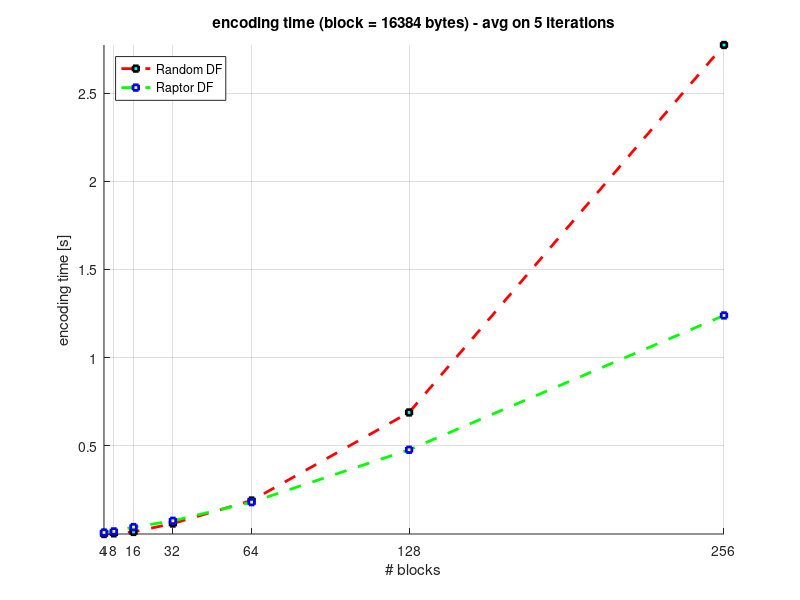
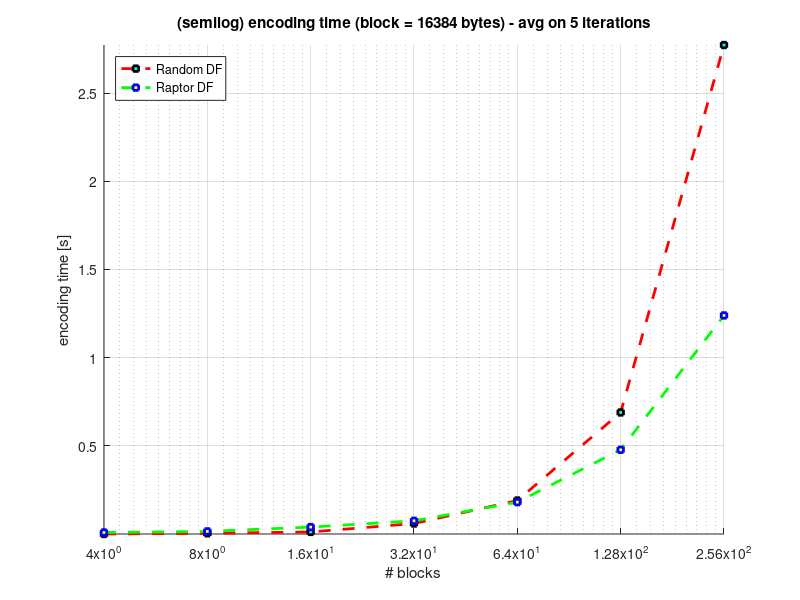
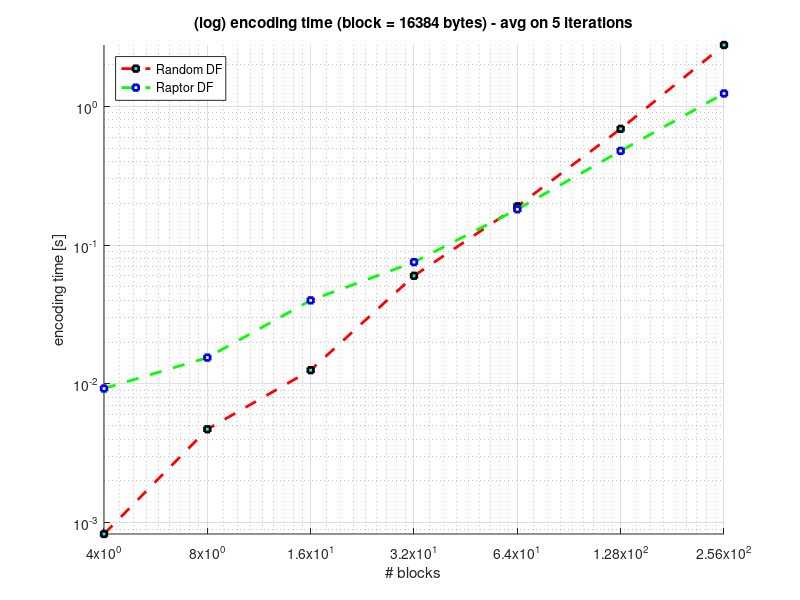
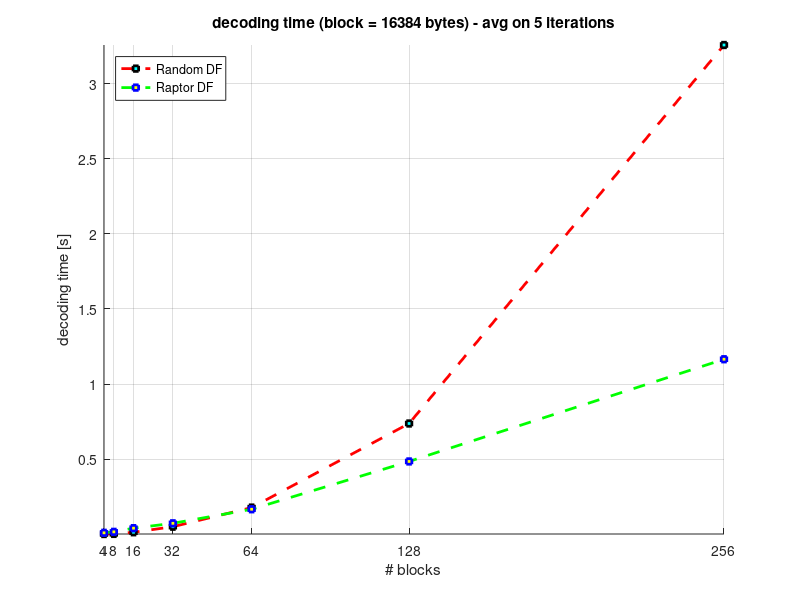

Write MATLAB code to recreate these figures, in order.
        piecesize = [65536, 131072, 262144, 524288, 1048576, 2097152, 4194304];
        blocks = [4, 8, 16, 32, 64, 128, 256];
        
        t_enc_mean_rdf = [0.00082858630589076451, 0.004714500802194971, 0.012564250098334418, 0.060180049897373536, 0.19052213422068348, 0.68975104479826699, 2.7723248886048402];
        t_enc_mean_raptor = [0.0092666943868001291, 0.015477557563929942, 0.040024228501164057, 0.075517690882963298, 0.18141831520276192, 0.47814249920148405, 1.2394944701646955];
        t_dec_mean_rdf = [0.0021428448813302177, 0.0029042728945740267, 0.013684648937649197, 0.050749064171802985, 0.17799399433713972, 0.73768683475614938, 3.2573526099179873];
        t_dec_mean_raptor = [0.0099999268849690747, 0.016396771722184473, 0.040937121148202929, 0.073270550896139708, 0.1668306549001129, 0.48508977281528354, 1.1654448834280529];
        ovh_mean_rdf = [15.0, 25.0, 10.0, 5.0, 1.5625, 0.9375, 1.015625];
        ovh_mean_raptor = [20.0, 37.5, 8.75, 1.25, 1.25, 0.78125, 0.546875];
        ovh_mean_rr = [65.0, 115.0, 133.75, 138.125, 230.3125, 287.1875, 315.46875];
        
        figure
        hold on
        plot(blocks,t_enc_mean_rdf,'--rs','LineWidth',2,'MarkerEdgeColor','k','MarkerFaceColor','c','MarkerSize',4)
        plot(blocks,t_enc_mean_raptor,'--gs','LineWidth',2,'MarkerEdgeColor','b','MarkerFaceColor','y','MarkerSize',4)
        set(gca,'XTick',blocks)   
        ylabel('encoding time [s]')
        xlabel('# blocks')
        title('encoding time (block = 16384 bytes) - avg on 5 iterations')
        h = legend('Random DF','Raptor DF','Location','NorthWest');
        set(h,'Interpreter','none')
        axis tight
        grid on
        
        figure
        hold on
        plot(blocks,t_enc_mean_rdf,'--rs','LineWidth',2,'MarkerEdgeColor','k','MarkerFaceColor','c','MarkerSize',4)
        plot(blocks,t_enc_mean_raptor,'--gs','LineWidth',2,'MarkerEdgeColor','b','MarkerFaceColor','y','MarkerSize',4)
        set(gca,'XTick',blocks)  
        set(gca,'XScale','Log') 
        ylabel('encoding time [s]')
        xlabel('# blocks')
        title('(semilog) encoding time (block = 16384 bytes) - avg on 5 iterations')
        h = legend('Random DF','Raptor DF','Location','NorthWest');
        set(h,'Interpreter','none')
        axis tight
        grid on
        
        figure
        hold on
        plot(blocks,t_enc_mean_rdf,'--rs','LineWidth',2,'MarkerEdgeColor','k','MarkerFaceColor','c','MarkerSize',4)
        plot(blocks,t_enc_mean_raptor,'--gs','LineWidth',2,'MarkerEdgeColor','b','MarkerFaceColor','y','MarkerSize',4)
        set(gca,'XTick',blocks)  
        set(gca,'XScale','Log') 
        set(gca,'YScale','Log') 
        ylabel('encoding time [s]')
        xlabel('# blocks')
        title('(log) encoding time (block = 16384 bytes) - avg on 5 iterations')
        h = legend('Random DF','Raptor DF','Location','NorthWest');
        set(h,'Interpreter','none')
        axis tight
        grid on
        
        figure
        hold on
        plot(blocks,t_dec_mean_rdf,'--rs','LineWidth',2,'MarkerEdgeColor','k','MarkerFaceColor','c','MarkerSize',4)
        plot(blocks,t_dec_mean_raptor,'--gs','LineWidth',2,'MarkerEdgeColor','b','MarkerFaceColor','y','MarkerSize',4)
        set(gca,'XTick',blocks)   
        ylabel('decoding time [s]')
        xlabel('# blocks')
        title('decoding time (block = 16384 bytes) - avg on 5 iterations')
        h = legend('Random DF','Raptor DF','Location','NorthWest');
        set(h,'Interpreter','none')
        axis tight
        grid on
        
        figure
        hold on
        plot(blocks,t_dec_mean_rdf,'--rs','LineWidth',2,'MarkerEdgeColor','k','MarkerFaceColor','c','MarkerSize',4)
        plot(blocks,t_dec_mean_raptor,'--gs','LineWidth',2,'MarkerEdgeColor','b','MarkerFaceColor','y','MarkerSize',4)
        set(gca,'XTick',blocks) 
        set(gca,'XScale','Log')   
        ylabel('decoding time [s]')
        xlabel('# blocks')
        title('(semilog) decoding time (block = 16384 bytes) - avg on 5 iterations')
        h = legend('Random DF','Raptor DF','Location','NorthWest');
        set(h,'Interpreter','none')
        axis tight
        grid on
        
        figure
        hold on
        plot(blocks,t_dec_mean_rdf,'--rs','LineWidth',2,'MarkerEdgeColor','k','MarkerFaceColor','c','MarkerSize',4)
        plot(blocks,t_dec_mean_raptor,'--gs','LineWidth',2,'MarkerEdgeColor','b','MarkerFaceColor','y','MarkerSize',4)
        set(gca,'XTick',blocks) 
        set(gca,'XScale','Log')   
        set(gca,'YScale','Log') 
        ylabel('decoding time [s]')
        xlabel('# blocks')
        title('(log) decoding time (block = 16384 bytes) - avg on 5 iterations')
        h = legend('Random DF','Raptor DF','Location','NorthWest');
        set(h,'Interpreter','none')
        axis tight
        grid on
        
        figure
        hold on
        plot(blocks,ovh_mean_rr,'--rs','LineWidth',2,'MarkerEdgeColor','k','MarkerFaceColor','c','MarkerSize',4)
        set(gca,'XTick',blocks)    
        set(gca,'XScale','Log')   
        xlabel('# blocks')
        ylabel('overhead [%]')
        title('(semilog) overhead (# of block used/min # of blocks to decode) - loss pr: 50 - avg on 5 iterations')
        h = legend('Round Robin','Location','NorthWest');
        set(h,'Interpreter','none')
        axis tight
        grid on
        
        figure
        hold on
        plot(blocks,ovh_mean_rdf,'--rs','LineWidth',2,'MarkerEdgeColor','k','MarkerFaceColor','c','MarkerSize',4)
        plot(blocks,ovh_mean_raptor,'--gs','LineWidth',2,'MarkerEdgeColor','b','MarkerFaceColor','y','MarkerSize',4)
        set(gca,'XTick',blocks)     
        xlabel('# blocks')
        ylabel('overhead [%]')
        title('overhead (# of block used/min # of blocks to decode) - loss pr: 50 - avg on 5 iterations')
        h = legend('Random DF','Raptor DF','Location','NorthEast');
        set(h,'Interpreter','none')
        axis tight
        grid on
        
        figure
        hold on
        plot(blocks,ovh_mean_rdf,'--rs','LineWidth',2,'MarkerEdgeColor','k','MarkerFaceColor','c','MarkerSize',4)
        plot(blocks,ovh_mean_raptor,'--gs','LineWidth',2,'MarkerEdgeColor','b','MarkerFaceColor','y','MarkerSize',4)
        set(gca,'XTick',blocks)    
        set(gca,'XScale','Log')   
        xlabel('# blocks')
        ylabel('overhead [%]')
        title('(semilog) overhead (# of block used/min # of blocks to decode) - loss pr: 50 - avg on 5 iterations')
        h = legend('Random DF','Raptor DF','Location','NorthEast');
        set(h,'Interpreter','none')
        axis tight
        grid on
        
        figure
        hold on
        plot(blocks,ovh_mean_rr,'--bs','LineWidth',2,'MarkerEdgeColor','b','MarkerFaceColor','r','MarkerSize',4)
        plot(blocks,ovh_mean_rdf,'--rs','LineWidth',2,'MarkerEdgeColor','k','MarkerFaceColor','c','MarkerSize',4)
        plot(blocks,ovh_mean_raptor,'--gs','LineWidth',2,'MarkerEdgeColor','b','MarkerFaceColor','y','MarkerSize',4)
        set(gca,'XTick',blocks)    
        set(gca,'XScale','Log')   
        xlabel('# blocks')
        ylabel('overhead [%]')
        title('(semilog) overhead (# of block used/min # of blocks to decode) - loss pr: 50 - avg on 5 iterations')
        h = legend('Round Robin','Random DF','Raptor DF','Location','NorthWest');
        set(h,'Interpreter','none')
        axis tight
        grid on
        